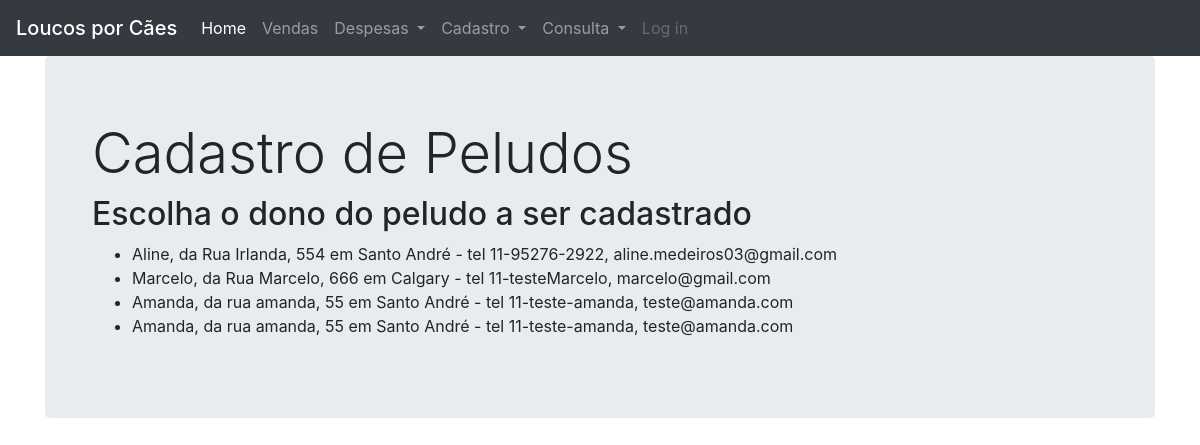
Screenshot of /lista_clientes with the database file from the repository.
### petshop/models.py (models this page shows, shortened)
class Clientes(db.Model):
    __tablename__ = 'clientes'
    id = db.Column(db.Integer, primary_key=True)
    nome = db.Column(db.NVARCHAR(30), nullable=False)
    sexo = db.Column(db.Enum('M', 'H'), nullable=False)
    peludo = db.relationship('Peludos')
    contato = db.relationship('Contatos')
    endereco = db.relationship('Enderecos')
    venda = db.relationship('Vendas')
    def __repr__(self):
        return f"{self.nome}, da {self.endereco[0]} - tel {self.contato[0]}"

class Enderecos(db.Model):
    __tablename__ = 'enderecos'
    id = db.Column(db.Integer, primary_key=True)
    rua = db.Column(db.NVARCHAR(30))
    numero = db.Column(db.Integer)
    bairro = db.Column(db.NVARCHAR(30))
    cidade = db.Column(db.NVARCHAR(30))
    estado = db.Column(db.CHAR(2))
    distancia = db.Column(db.Numeric)
    cliente_id = db.Column(db.Integer, db.ForeignKey('clientes.id'))
    def __repr__(self):
        return f"{self.rua}, {self.numero} em {self.cidade}"

class Contatos(db.Model):
    __tablename__ = 'contatos'
    id = db.Column(db.Integer, primary_key=True)
    tel1 = db.Column(db.NVARCHAR(13))
    tel2 = db.Column(db.NVARCHAR(13))
    email = db.Column(db.NVARCHAR(30))
    cliente_id = db.Column(db.Integer, db.ForeignKey('clientes.id'))
    def __repr__(self):
        return f"""
        {self.tel1}, {self.email}
        """

### petshop/core/views.py (the view)
@core.route('/lista_clientes')
def lista_clientes():
    listagem = Clientes.query.all()
    return render_template('lista_clientes.html', listagem=listagem)

### petshop/templates/lista_clientes.html
{% extends "base.html" %}
{% block content %}
<div class="jumbotron">
  <div class="container">
    <h1 class="display-4">Cadastro de Peludos</h1>
    <h2>Escolha o dono do peludo a ser cadastrado</h2>
    <ul>
        {% for item in listagem %}
        <li>{{ "{}".format(item) }} </li>
        {% endfor %}
    </ul>
  </div>
</div>
{% endblock %}

### petshop/templates/base.html (shortened to what this page needs)
<!DOCTYPE html>
<html lang="en" dir="ltr">
    <head>
        <link rel="stylesheet" href="https://stackpath.bootstrapcdn.com/bootstrap/4.1.3/css/bootstrap.min.css">
    </head>
    <body>
    <nav class="navbar navbar-expand-lg navbar-dark bg-dark">
      <span class="navbar-brand mb-0 h1">Loucos por Cães</span>
      <div class="collapse navbar-collapse" id="navbarSupportedContent">
        <ul class="navbar-nav mr-auto">
          <li class="nav-item active">
            <a class="nav-link" href="{{ url_for('core.index') }}">Home<span class="sr-only">(current)</span></a>
          </li>
          <li class="nav-item">
            <a class="nav-link" href="{{ url_for('core.cadastro_vendas') }}">Vendas</a>
          </li>
          <li class="nav-item dropdown">
            <a class="nav-link dropdown-toggle" href="#" id="navbarDropdown" role="button" data-toggle="dropdown" aria-haspopup="true" aria-expanded="false">
              Despesas
            </a>
          </li>
          <li class="nav-item dropdown">
            <a class="nav-link dropdown-toggle" href="#" id="navbarDropdown" role="button" data-toggle="dropdown" aria-haspopup="true" aria-expanded="false">
              Cadastro
            </a>
          </li>
          <li class="nav-item dropdown">
            <a class="nav-link dropdown-toggle" href="#" id="navbarDropdown" role="button" data-toggle="dropdown" aria-haspopup="true" aria-expanded="false">
              Consulta
            </a>
          </li>
          <li class="nav-item">
            <a class="nav-link disabled" href="#">Log in</a>
          </li>
        </ul>
      </div>
    </nav>
    <div class="container">
      {% block content %}
      {% endblock %}
    </div>
    </body>
</html>

### rows the page displays
Clientes: nome.email "Aline, da Rua Irlanda, 554 em Santo André - tel 11-95276-2922, aline.medeiros03@gmail.com"
Clientes: nome.email "Marcelo, da Rua Marcelo, 666 em Calgary - tel 11-testeMarcelo, marcelo@gmail.com"
Clientes: nome.email "Amanda, da rua amanda, 55 em Santo André - tel 11-teste-amanda, teste@amanda.com"
Clientes: nome.email "Amanda, da rua amanda, 55 em Santo André - tel 11-teste-amanda, teste@amanda.com"
